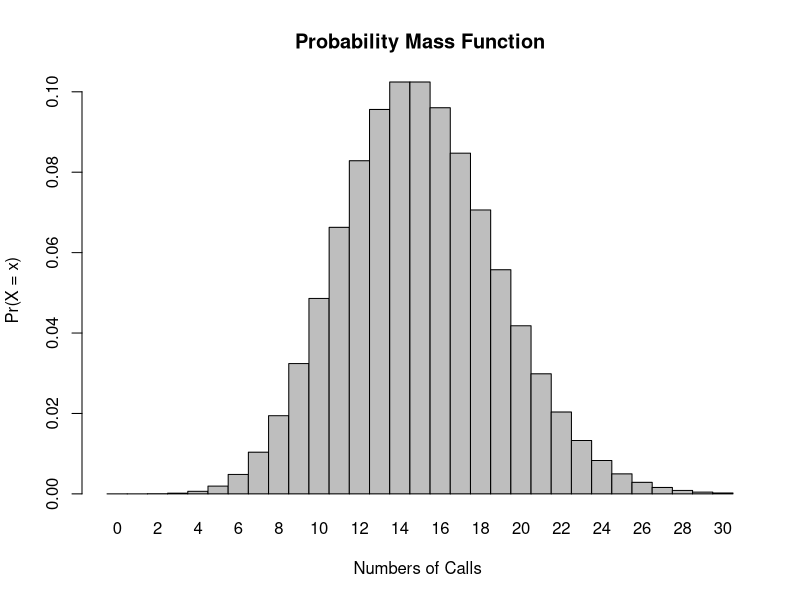
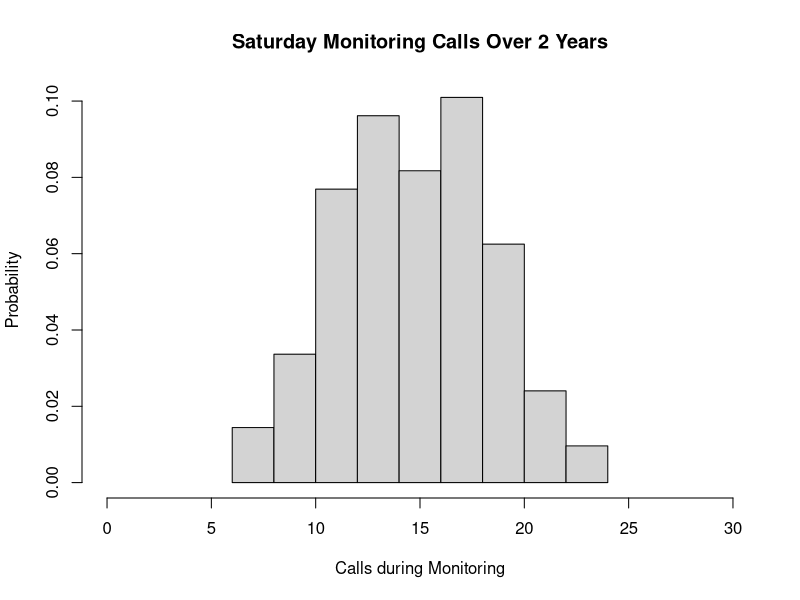

Reproduce these figures in R, in order.
## ---- chunk 1
#This adds in a picture that is downloaded in my computer
## ---- chunk 2
knitr::opts_chunk$set(echo = TRUE)
## ---- chunk 3
ppois(7, lambda= 15, lower = FALSE) #ppois finds the cumulative probability so it is used in this context because more than one probability point is need 
#also instead of using 8 as the q value I used 7 because the question is asking for MORE THAN

1- ppois(q= 7, lambda= 15) #this also does the same thing as the above function 
## ---- chunk 4
dpois(0, 15, log = FALSE) #dpois finds probability density at a certain point thus it was used to calculate the probability at 0 calls, this is also not in log for(hence log = FALSE), mean/lambda = 15
#I am not quite sure if this is how I am supposed to do this one or if I got the right answer?
## ---- chunk 5
dpois(3, 15, log = FALSE)#finds probability for 3 using mean of 15 and not given as log
## ---- chunk 6
x <- 0:30 #sets range
lambda = 15 #sets mean or lambda as the previously determined mean of 15 
probset <- dpois(x = x, lambda = lambda) #finds density probability using range and mean and assigns it to variable probset
barplot(probset, names.arg = x, space = 0, xlab = "Numbers of Calls ", ylab = "Pr(X = x)", main = "Probability Mass Function") #plots probability mass function of the poisson distribution using the mean/lambda and range
## ---- chunk 7
set.seed(1)#set up randomized sample set
Sat_mon <- rpois(104, 15)#number of samples, lambda(poisson stats have weird SDs so they don't include it in the ) and generates random numbers given the deviation
Sat_mon
#I initially was confusing myself by using rnorm function but they I was asking Jimmy about what the standard deviation would be and he let me know that I should really be using rpois instead since the data set is using poisson functions/data. So big thank yous to Jimmy they are the best!!
## ---- chunk 8
hist(Sat_mon, xlim = c(0,30), probability = TRUE, main = "Saturday Monitoring Calls Over 2 Years",
    xlab = "Calls during Monitoring", ylab = "Probability") #creates histogram using randomized data from above question(Sat_Mon variable) and plots the probability of each value occurring. Graph has horizontal limits of 0-> 30(xlim is assigned to the range vector)
